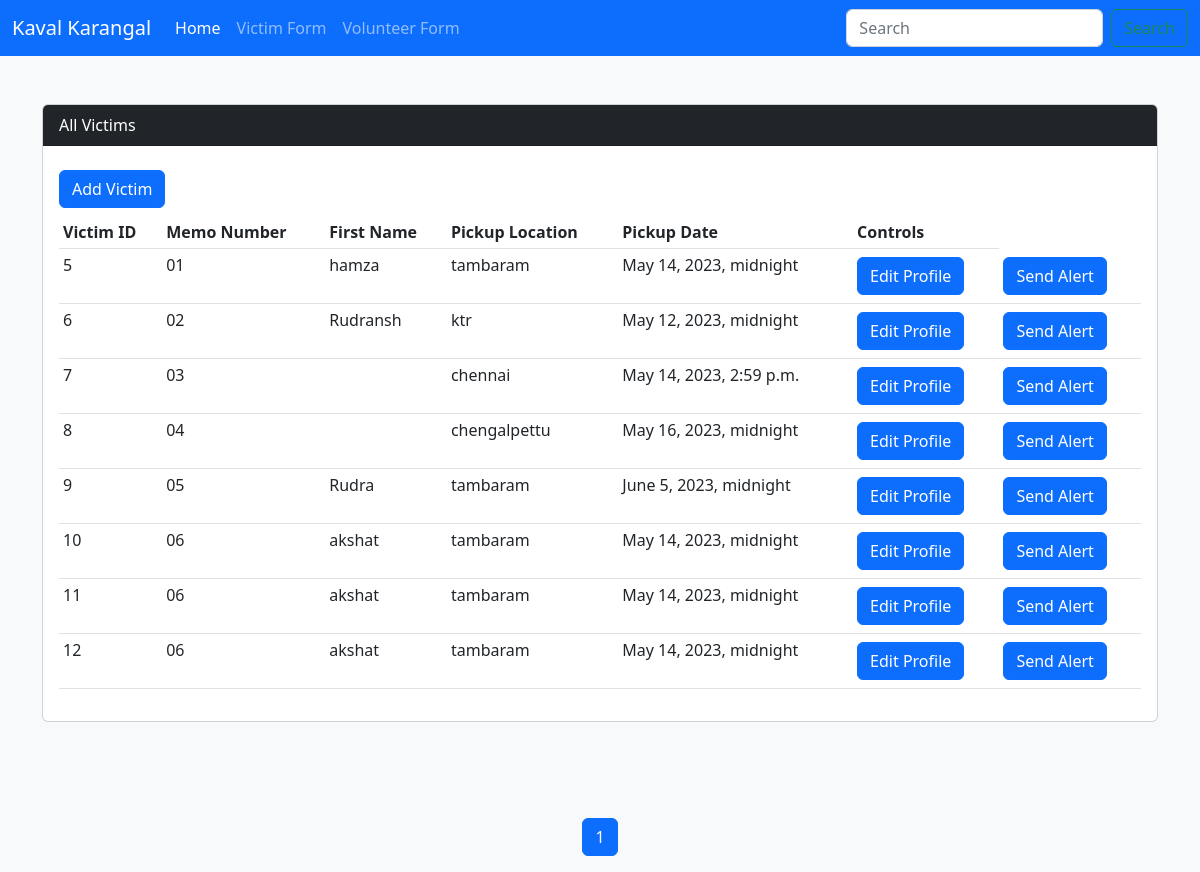
The app's page /victims/index, older data.
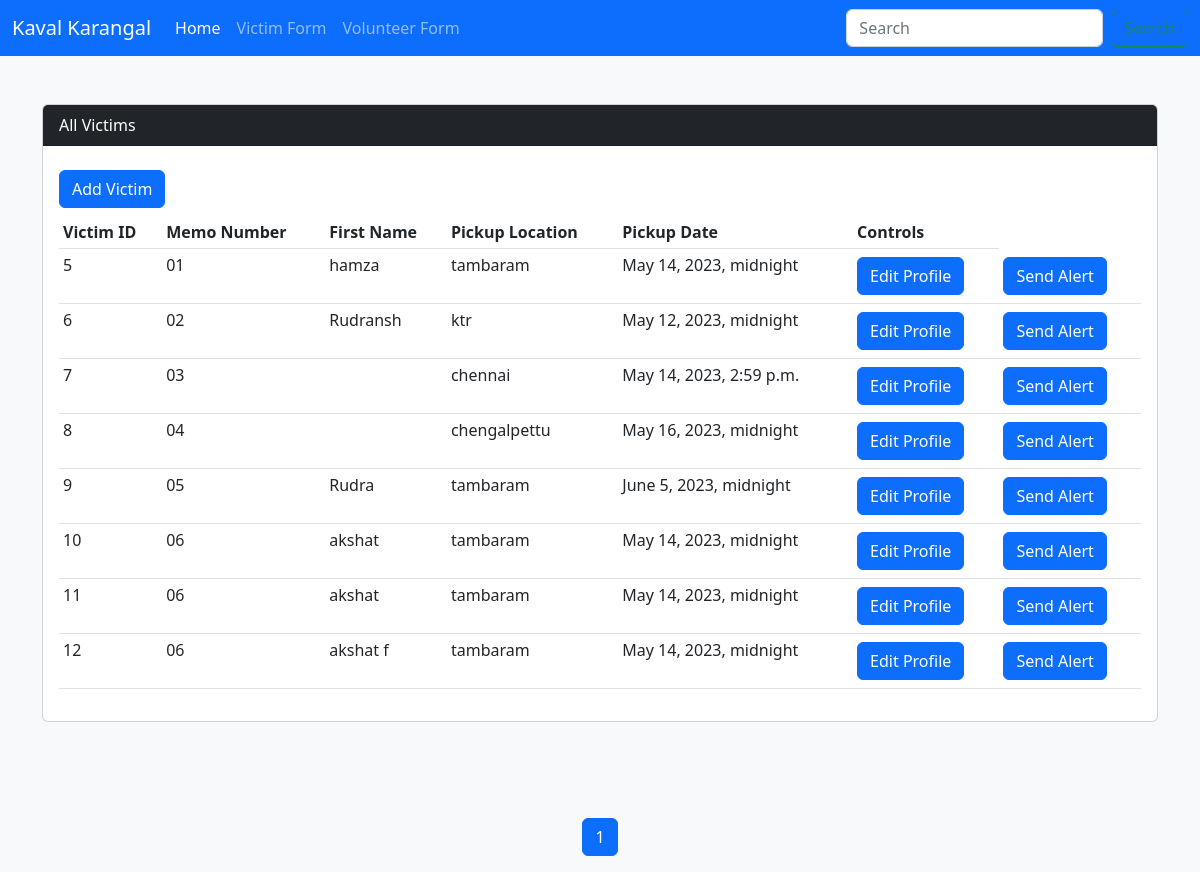
The same page, newer data.
### victims/models.py (models this page shows, shortened)
class All_profiles(models.Model):
    GENDER_LISTS=(
        ('MALE','MALE'),
        ('FEMALE','FEMALE'),
        ('OTHER','OTHER')
    )
    memo_no = models.CharField(max_length=50,default="",blank =True)
    first_name = models.CharField(max_length=50,default="",blank=True)
    last_name = models.CharField(max_length=50, default="", blank=True)
    age = models.IntegerField()
    gender = models.CharField(max_length=20,choices=GENDER_LISTS)
    ngo_assigned = models.CharField(max_length=100,default="",blank=True)
    description = models.CharField(max_length=1000)
    pickup_location = models.CharField(max_length=1000, default="", blank=True)
    pickup_date = models.DateTimeField()
    Image = models.ImageField(upload_to="victims/images",default="")
    class Meta:
        verbose_name = "All Profile"

### victims/views.py (the view)
# urls.py: path('', views.index),
def index(request):
    victims = All_profiles.objects.all().order_by('-id')
    p = Paginator(All_profiles.objects.all(),10)
    page = request.GET.get('page')
    victims_per_page = p.get_page(page)
    nums = "a" * victims_per_page.paginator.num_pages
    return render(request,"victims/index.html",{"victims":victims,'victims_per_page':victims_per_page,'nums' : nums})

### victims/templates/victims/index.html (shortened to what this page needs)
{% extends "layout/base.html" %}
{% block content %}
<div class="container my-5">
    <div class="card">
        <div class="card-header bg-dark text-white ">All Victims </div>
        <div class="card-body">
            <a class="btn btn-primary my-2" href="{% url 'victims:add' %}">Add Victim</a>
            <table class="table table-hover table-sm">
                <thead>
                    <tr>
                        <th>Victim ID</th>
                        <th>Memo Number</th>
                        <th>First Name</th>
                        <th>Pickup Location</th>
                        <th>Pickup Date</th>
                        <th>Controls</th>
                    </tr>
                </thead>
                <tbody>
                    {% for victim in victims_per_page %}
                    <tr>
                        <td>{{victim.id}}</td>
                        <td>{{victim.memo_no}}</td>
                        <td>{{victim.first_name}}</td>
                        <td>{{victim.pickup_location}}</td>
                        <td>{{victim.pickup_date }}</td>
                        <td> <a class="btn btn-primary my-1" href="{% url 'victims:update_view' victim.id %}">Edit Profile</a></td>
                        <td> <a class="btn btn-primary my-1" href="{% url 'victims:add' %}">Send Alert</a></td>
                    </tr>
                    {% endfor %}
                </tbody>
            </table>
        </div>
        </div>
    </div>
<br/></br/>
<nav aria-label="Page navigation example">
    <ul class="pagination justify-content-center">
{% for i in victims_per_page.paginator.page_range %}
{% if victims_per_page.number == i %}
<li class="page-item active"><span class="page-link">{{ i }}</span class="sr-only"></li>
{% elif i > victims_per_page.number|add:'-2' and i < victims_per_page.number|add:'2' %}
<li class="page-item"><a href="/victims/index?page={{ i }}" class="page-link">{{ i }}</a></li>
{% endif %}
{% endfor %}
</ul>
</nav>
{% endblock %}

Row changes from the older to the newer data that the page shows:
changed All_profiles id 12: first_name "akshat" → "akshat f"
